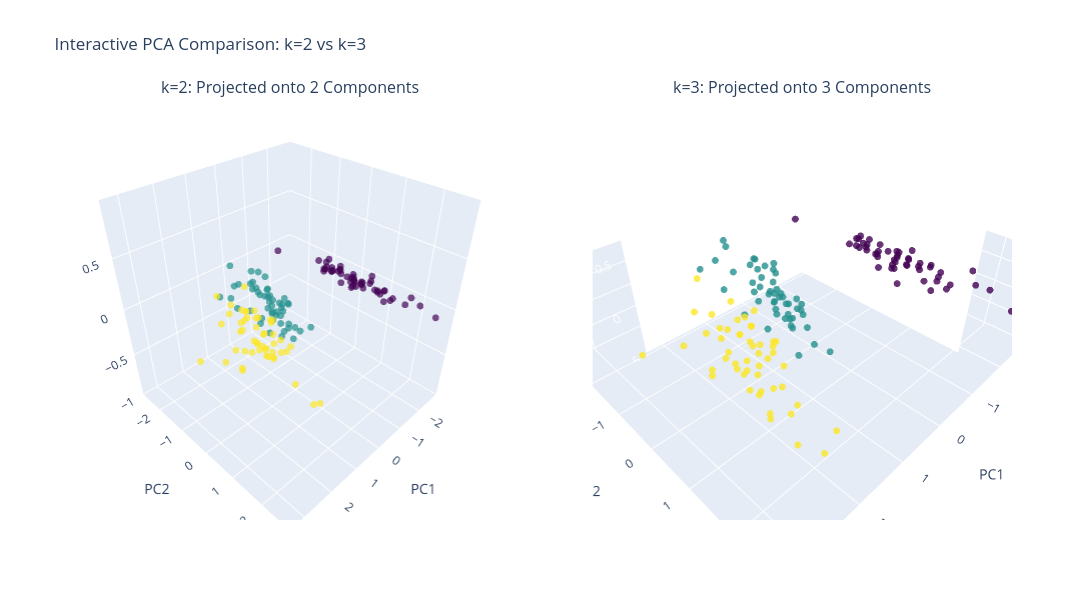

The notebook cell saved with this chart:
### Markdown cell above
#### 3D Subplots of 2 and 3 Components

### Code cell
from plotly.subplots import make_subplots 
# Plot 2 A
# 1. Initialize Subplots (1 row, 2 columns) 
fig = make_subplots(
    rows=1, cols=2,
    specs=[[{'type': 'scene'}, {'type': 'scene'}]],
    subplot_titles=("k=2: Projected onto 2 Components", "k=3: Projected onto 3 Components")
)

# --- Subplot 1: k=2 ---
fig.add_trace(
    go.Scatter3d(
        x=X_reduced2[:, 0],
        y=X_reduced2[:, 1],
        z=np.zeros(X_reduced2.shape[0]),
        mode='markers',
        marker=dict(size=4, color=data.target, colorscale='Viridis', opacity=0.7),
        text=[data.target_names[i] for i in data.target],
        hoverinfo='text',
        name="k=2 Data"
    ),
    row=1, col=1
)

# --- Subplot 2: k=3 ---
fig.add_trace(
    go.Scatter3d(
        x=X_reduced3[:, 0],
        y=X_reduced3[:, 1],
        z=X_reduced3[:, 2],
        mode='markers',
        marker=dict(size=4, color=data.target, colorscale='Viridis', opacity=0.8),
        text=[data.target_names[i] for i in data.target],
        hoverinfo='text',
        name="k=3 Data"
    ),
    row=1, col=2
)

# 2. Layout & Styling
fig.update_layout(
    height=600, 
    width=1100,
    title_text="Interactive PCA Comparison: k=2 vs k=3",
    showlegend=False
)

# Update axis titles for both subplots
fig.update_scenes(xaxis_title="PC1", yaxis_title="PC2", zaxis_title="PC3")

fig.show()

### Figure 1 — Plotly figure (JSON) as saved in the notebook; plotly's stock layout.template omitted (floating-point values rounded to 4 significant figures; data arrays with more than 128 entries replaced by an {"elided": "..."} marker saying what was removed)
{"data": [{"hoverinfo": "text", "marker": {"color": {"elided": "150 int values"}, "colorscale": [[0, "#440154"], [0.1111, "#482878"], [0.2222, "#3e4989"], [0.3333, "#31688e"], [0.4444, "#26828e"], [0.5556, "#1f9e89"], [0.6667, "#35b779"], [0.7778, "#6ece58"], [0.8889, "#b5de2b"], [1, "#fde725"]], "opacity": 0.7, "size": 4}, "mode": "markers", "name": "k=2 Data", "scene": "scene", "text": {"elided": "150 str values"}, "type": "scatter3d", "x": {"elided": "150 float values"}, "y": {"elided": "150 float values"}, "z": {"elided": "150 float values"}}, {"hoverinfo": "text", "marker": {"color": {"elided": "150 int values"}, "colorscale": [[0, "#440154"], [0.1111, "#482878"], [0.2222, "#3e4989"], [0.3333, "#31688e"], [0.4444, "#26828e"], [0.5556, "#1f9e89"], [0.6667, "#35b779"], [0.7778, "#6ece58"], [0.8889, "#b5de2b"], [1, "#fde725"]], "opacity": 0.8, "size": 4}, "mode": "markers", "name": "k=3 Data", "scene": "scene2", "text": {"elided": "150 str values"}, "type": "scatter3d", "x": {"elided": "150 float values"}, "y": {"elided": "150 float values"}, "z": {"elided": "150 float values"}}], "layout": {"annotations": [{"font": {"size": 16}, "showarrow": false, "text": "k=2: Projected onto 2 Components", "x": 0.225, "xanchor": "center", "xref": "paper", "y": 1, "yanchor": "bottom", "yref": "paper"}, {"font": {"size": 16}, "showarrow": false, "text": "k=3: Projected onto 3 Components", "x": 0.775, "xanchor": "center", "xref": "paper", "y": 1, "yanchor": "bottom", "yref": "paper"}], "height": 600, "scene": {"domain": {"x": [0, 0.45], "y": [0, 1]}, "xaxis": {"title": {"text": "PC1"}}, "yaxis": {"title": {"text": "PC2"}}, "zaxis": {"title": {"text": "PC3"}}}, "scene2": {"domain": {"x": [0.55, 1], "y": [0, 1]}, "xaxis": {"title": {"text": "PC1"}}, "yaxis": {"title": {"text": "PC2"}}, "zaxis": {"title": {"text": "PC3"}}}, "showlegend": false, "title": {"text": "Interactive PCA Comparison: k=2 vs k=3"}, "width": 1100}}
